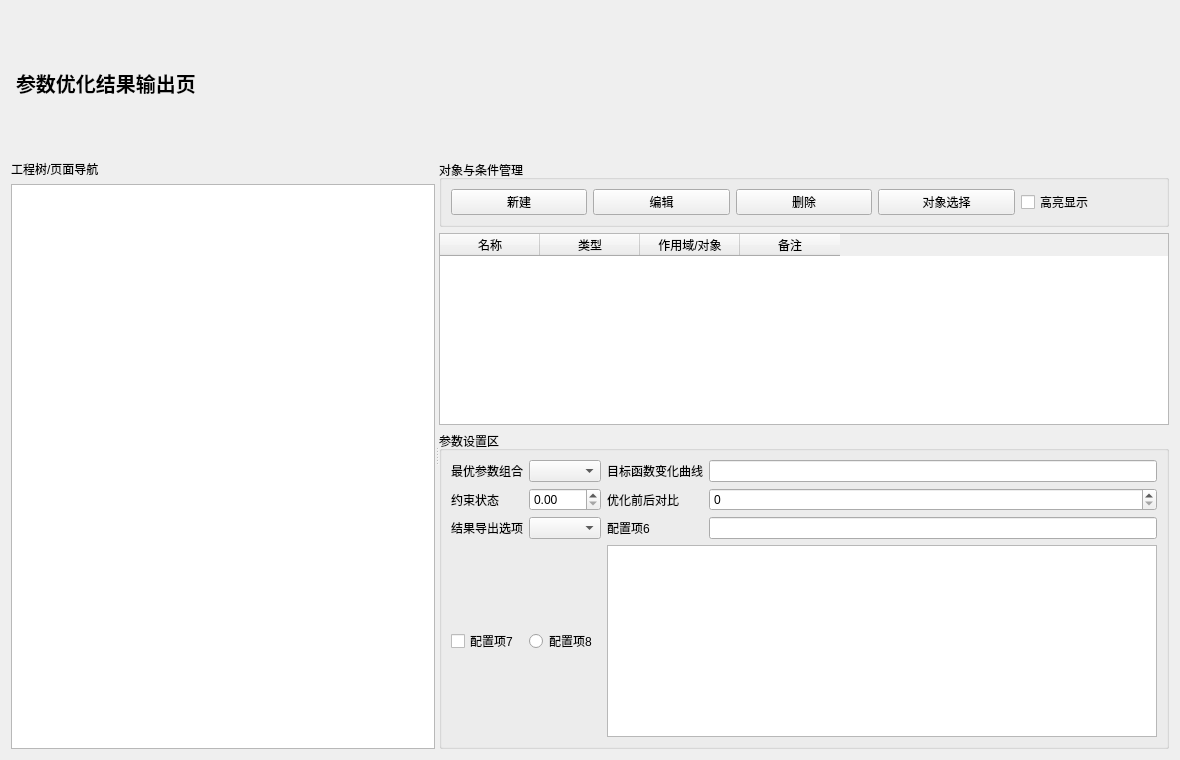
<?xml version="1.0" encoding="UTF-8"?>
<ui version="4.0">
 <class>ParameterOptimizationResultPage</class>
 <widget class="QWidget" name="ParameterOptimizationResultPage">
  <property name="geometry"><rect><x>0</x><y>0</y><width>1180</width><height>760</height></rect></property>
  <layout class="QVBoxLayout" name="rootLayout">
   <item>
    <widget class="QLabel" name="titleLabel">
     <property name="styleSheet"><string notr="true">font-size:20px;font-weight:700;padding:4px 0;</string></property>
     <property name="text"><string>参数优化结果输出页</string></property>
    </widget>
   </item>
   <item>
    <widget class="QSplitter" name="mainSplitter">
     <property name="orientation"><enum>Qt::Horizontal</enum></property>
     <widget class="QWidget" name="leftPanel">
      <layout class="QVBoxLayout" name="leftLayout">
       <item><widget class="QLabel" name="leftLabel"><property name="text"><string>工程树/页面导航</string></property></widget></item>
       <item><widget class="QListWidget" name="navListWidget"/></item>
      </layout>
     </widget>
     <widget class="QWidget" name="rightPanel">
      <layout class="QVBoxLayout" name="rightLayout">
       <item>
        <widget class="QGroupBox" name="toolbarGroup">
         <property name="title"><string>对象与条件管理</string></property>
         <layout class="QHBoxLayout" name="toolbarLayout">
          <item><widget class="QPushButton" name="addButton"><property name="text"><string>新建</string></property></widget></item>
          <item><widget class="QPushButton" name="editButton"><property name="text"><string>编辑</string></property></widget></item>
          <item><widget class="QPushButton" name="removeButton"><property name="text"><string>删除</string></property></widget></item>
          <item><widget class="QPushButton" name="pickButton"><property name="text"><string>对象选择</string></property></widget></item>
          <item><widget class="QCheckBox" name="highlightCheckBox"><property name="text"><string>高亮显示</string></property></widget></item>
         </layout>
        </widget>
       </item>
       <item>
        <widget class="QTableWidget" name="topTableWidget">
         <column><property name="text"><string>名称</string></property></column>
         <column><property name="text"><string>类型</string></property></column>
         <column><property name="text"><string>作用域/对象</string></property></column>
         <column><property name="text"><string>备注</string></property></column>
        </widget>
       </item>
       <item>
        <widget class="QGroupBox" name="paramGroup">
         <property name="title"><string>参数设置区</string></property>
         <layout class="QGridLayout" name="paramLayout">
          <item row="0" column="0"><widget class="QLabel" name="label1"><property name="text"><string>最优参数组合</string></property></widget></item>
          <item row="0" column="1"><widget class="QComboBox" name="combo1"/></item>
          <item row="0" column="2"><widget class="QLabel" name="label2"><property name="text"><string>目标函数变化曲线</string></property></widget></item>
          <item row="0" column="3"><widget class="QLineEdit" name="line2"/></item>
          <item row="1" column="0"><widget class="QLabel" name="label3"><property name="text"><string>约束状态</string></property></widget></item>
          <item row="1" column="1"><widget class="QDoubleSpinBox" name="double3"/></item>
          <item row="1" column="2"><widget class="QLabel" name="label4"><property name="text"><string>优化前后对比</string></property></widget></item>
          <item row="1" column="3"><widget class="QSpinBox" name="spin4"/></item>
          <item row="2" column="0"><widget class="QLabel" name="label5"><property name="text"><string>结果导出选项</string></property></widget></item>
          <item row="2" column="1"><widget class="QComboBox" name="combo5"/></item>
          <item row="2" column="2"><widget class="QLabel" name="label6"><property name="text"><string>配置项6</string></property></widget></item>
          <item row="2" column="3"><widget class="QLineEdit" name="line6"/></item>
          <item row="3" column="0"><widget class="QCheckBox" name="check7"><property name="text"><string>配置项7</string></property></widget></item>
          <item row="3" column="1"><widget class="QRadioButton" name="radio8"><property name="text"><string>配置项8</string></property></widget></item>
          <item row="3" column="2" colspan="2"><widget class="QTextEdit" name="memoTextEdit"/></item>
         </layout>
        </widget>
       </item>
      </layout>
     </widget>
    </widget>
   </item>
  </layout>
 </widget>
 <resources/>
 <connections/>
</ui>
